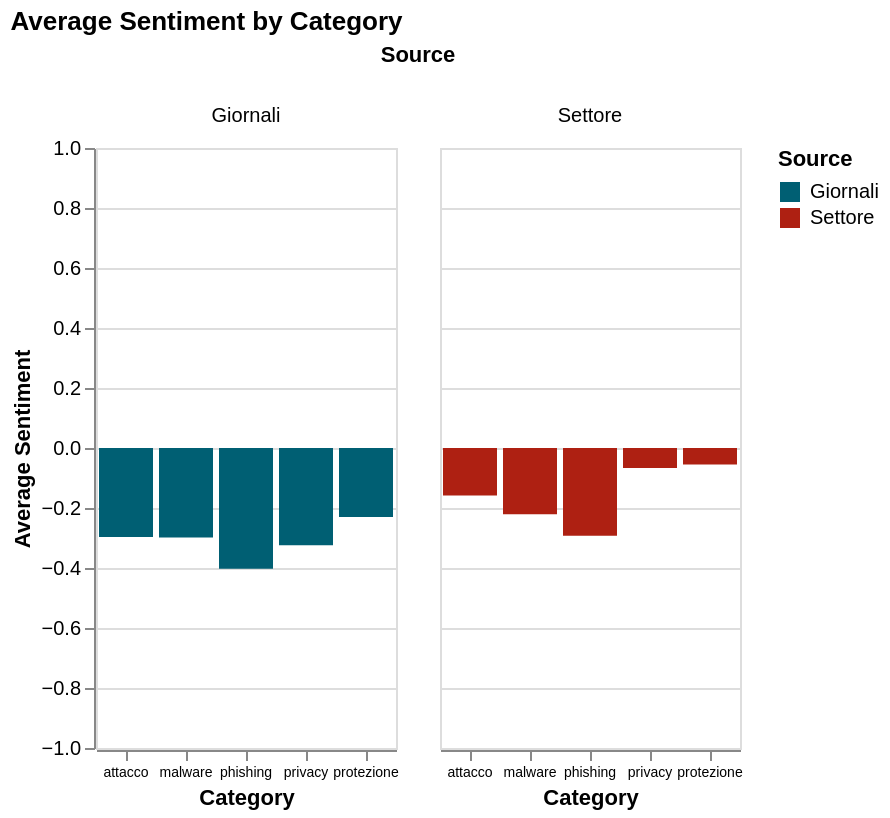

The specification (Vega-Lite) saved for this image:
### Vega-Lite specification from a JSON file in a GitHub repository (floating-point values rounded to 4 significant figures)
{"$schema": "https://vega.github.io/schema/vega-lite/v5.20.1.json", "config": {"view": {"continuousHeight": 300, "continuousWidth": 300}}, "data": {"name": "data-c72e32c7ed17fa09a94573c28ab6ec14"}, "datasets": {"data-c72e32c7ed17fa09a94573c28ab6ec14": [{"Origine": "Giornali", "count": 779, "lexicon_category": "attacco", "mean_sentiment_label": -0.2965}, {"Origine": "Giornali", "count": 426, "lexicon_category": "malware", "mean_sentiment_label": -0.2981}, {"Origine": "Giornali", "count": 246, "lexicon_category": "phishing", "mean_sentiment_label": -0.4024}, {"Origine": "Giornali", "count": 487, "lexicon_category": "privacy", "mean_sentiment_label": -0.3244}, {"Origine": "Giornali", "count": 1046, "lexicon_category": "protezione", "mean_sentiment_label": -0.2304}, {"Origine": "Settore", "count": 3539, "lexicon_category": "attacco", "mean_sentiment_label": -0.1582}, {"Origine": "Settore", "count": 2351, "lexicon_category": "malware", "mean_sentiment_label": -0.2208}, {"Origine": "Settore", "count": 1336, "lexicon_category": "phishing", "mean_sentiment_label": -0.2927}, {"Origine": "Settore", "count": 2238, "lexicon_category": "privacy", "mean_sentiment_label": -0.06702}, {"Origine": "Settore", "count": 5222, "lexicon_category": "protezione", "mean_sentiment_label": -0.05477}]}, "encoding": {"color": {"field": "Origine", "legend": {"title": "Source"}, "scale": {"range": ["#005f73", "#ae2012"]}, "type": "nominal"}, "column": {"field": "Origine", "title": "Source", "type": "nominal"}, "tooltip": [{"field": "Origine", "title": "Source", "type": "nominal"}, {"field": "lexicon_category", "title": "Category", "type": "nominal"}, {"field": "mean_sentiment_label", "title": "Average Sentiment", "type": "quantitative"}, {"field": "count", "title": "Count", "type": "quantitative"}], "x": {"axis": {"labelAngle": 0, "labelFontSize": 7}, "field": "lexicon_category", "title": "Category", "type": "nominal"}, "y": {"field": "mean_sentiment_label", "scale": {"domain": [-1, 1]}, "title": "Average Sentiment", "type": "quantitative"}}, "height": 300, "mark": {"type": "bar"}, "title": "Average Sentiment by Category", "width": 150}
